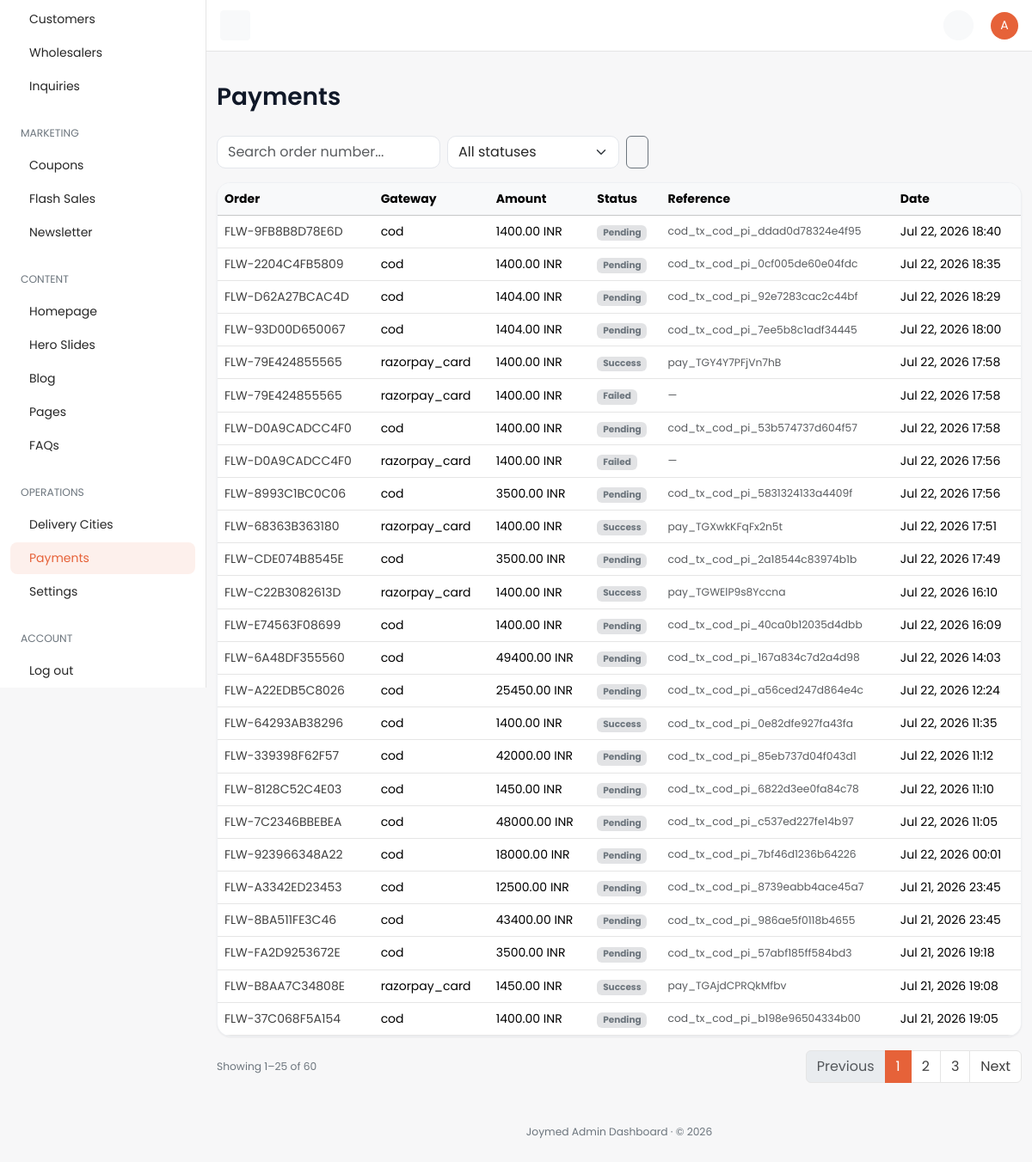
Before: /dashboard/payment/ (signed in) with the older database file.
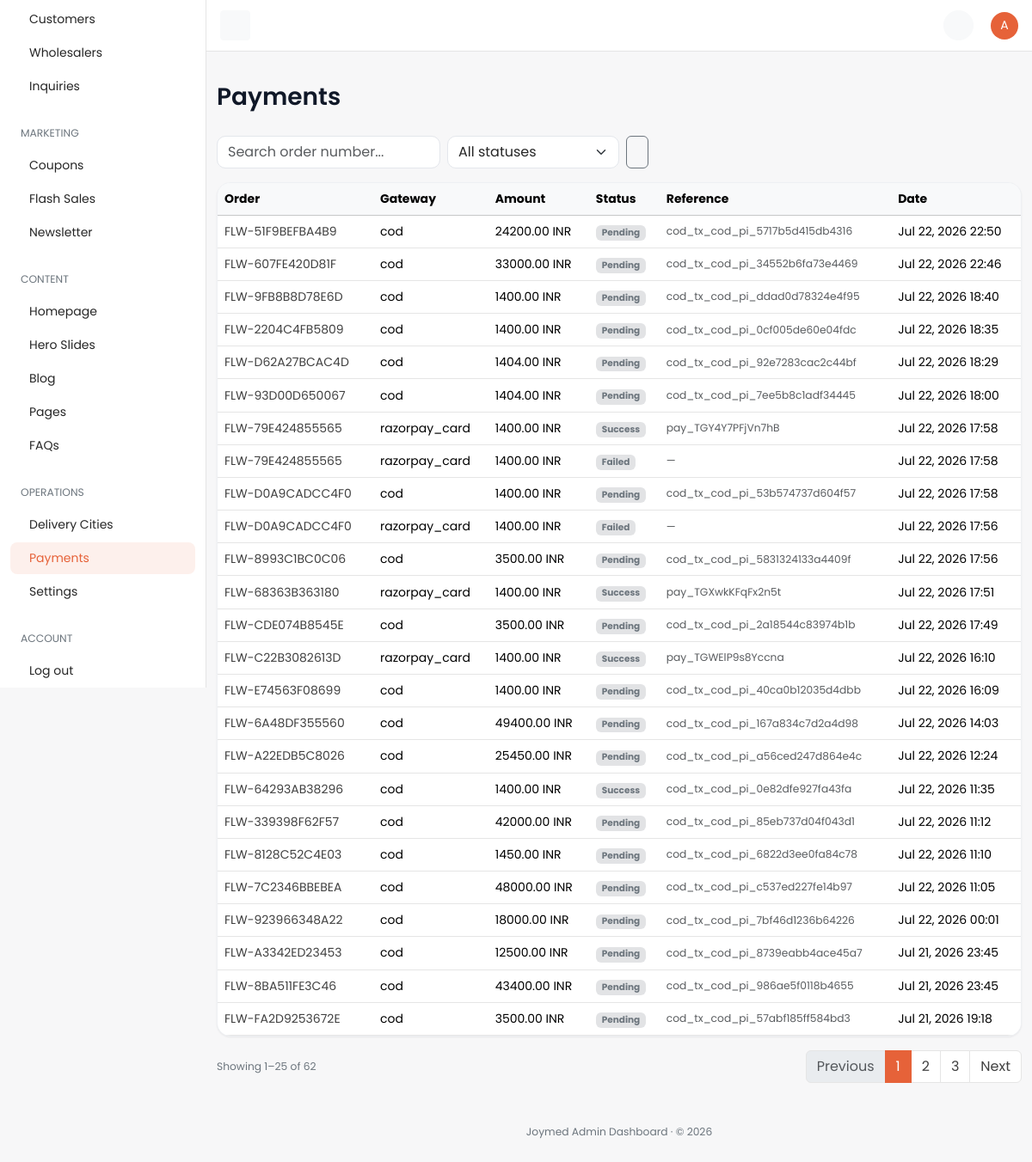
After: the same page with the newer database file.
### payments/models.py (models this page shows, shortened)
class PaymentTransaction(TimeStampedModel):
    order = models.ForeignKey(
        "orders.Order",
        on_delete=models.CASCADE,
        related_name="payment_transactions",
        verbose_name="Order",
    )
    gateway_key = models.CharField(max_length=40, db_index=True, verbose_name="Gateway key")
    amount = models.DecimalField(max_digits=12, decimal_places=2, verbose_name="Amount")
    currency = models.ForeignKey(
        "core.Currency",
        on_delete=models.PROTECT,
        related_name="payment_transactions",
        verbose_name="Currency",
    )
    status = models.CharField(
        max_length=20,
        choices=PaymentStatus.choices,
        default=PaymentStatus.PENDING,
        db_index=True,
        verbose_name="Status",
    )
    external_intent_id = models.CharField(
        max_length=120,
        blank=True,
        db_index=True,
        verbose_name="External intent ID",
    )
    external_transaction_id = models.CharField(
        max_length=120,
        blank=True,
        verbose_name="External transaction ID",
    )
    metadata = models.JSONField(default=dict, verbose_name="Metadata")
    class Meta:
        verbose_name = "Payment transaction"
        verbose_name_plural = "Payment transactions"
        indexes = [
            models.Index(fields=["order", "status"], name="pay_tx_order_status_idx"),
            models.Index(fields=["gateway_key", "status"], name="pay_tx_gateway_status_idx"),
        ]

### orders/models.py (models this page shows, shortened)
class Order(TimeStampedModel):
    customer_profile = models.ForeignKey(
        "accounts.CustomerProfile",
        on_delete=models.CASCADE,
        related_name="orders",
        null=True,
        blank=True,
        verbose_name="Customer profile",
        help_text="Owner of this order; null for guest checkout.",
    )
    cart = models.ForeignKey(
        "cart.Cart",
        on_delete=models.SET_NULL,
        null=True,
        blank=True,
        related_name="orders",
        verbose_name="Source cart",
    )
    order_number = models.CharField(
        max_length=32,
        unique=True,
        db_index=True,
        verbose_name="Order number",
        help_text="Human-readable unique order reference.",
    )
    idempotency_key = models.CharField(
        max_length=64,
        unique=True,
        null=True,
        blank=True,
        db_index=True,
        verbose_name="Idempotency key",
        help_text="Client-supplied key preventing duplicate order creation.",
    )
    order_status = models.CharField(
        max_length=20,
        choices=OrderStatus.choices,
        default=OrderStatus.RECEIVED,
        db_index=True,
        verbose_name="Order status",
    )
    delivery_date = models.DateField(
        null=True,
        blank=True,
        verbose_name="Delivery date",
        db_index=True,
    )
    subtotal = models.DecimalField(max_digits=12, decimal_places=2, default=0)
    coupon_discount = models.DecimalField(max_digits=12, decimal_places=2, default=0)
    delivery_charge = models.DecimalField(max_digits=12, decimal_places=2, default=0)
    total_amount = models.DecimalField(
        max_digits=12,
        decimal_places=2,
        verbose_name="Total amount",
        help_text="Order total in the customer's checkout currency.",
    )
    currency = models.ForeignKey(
        "core.Currency",
        on_delete=models.PROTECT,
        null=True,
        blank=True,
        related_name="orders",
        verbose_name="Currency",
    )
    delivery_address_snapshot = models.JSONField(
        default=dict,
        verbose_name="Delivery address snapshot",
    )
    invoice_details = models.JSONField(default=dict, verbose_name="Invoice details")
    class Meta:
        verbose_name = "Order"
        verbose_name_plural = "Orders"
        indexes = [
            models.Index(
                fields=["customer_profile", "-created_at"],
                name="ord_customer_created_idx",
            ),
            models.Index(fields=["order_status"], name="orders_order_status_idx"),
            models.Index(fields=["idempotency_key"], name="orders_idempotency_key_idx"),
        ]
        ordering = ["-created_at"]

### core/models.py (models this page shows, shortened)
class TimeStampedModel(models.Model):
    created_at = models.DateTimeField(
        auto_now_add=True,
        db_index=True,
        verbose_name="Created at",
        help_text="Timestamp when this record was first created.",
    )
    updated_at = models.DateTimeField(
        auto_now=True,
        db_index=True,
        verbose_name="Updated at",
        help_text="Timestamp when this record was last modified.",
    )
    class Meta:
        abstract = True

class Currency(TimeStampedModel):
    code = models.CharField(
        max_length=3,
        unique=True,
        db_index=True,
        verbose_name="Currency code",
        help_text="ISO 4217 currency code, e.g. QAR or USD.",
    )
    symbol = models.CharField(
        max_length=8,
        verbose_name="Symbol",
        help_text="Display symbol shown alongside prices, e.g. ر.ق or $.",
    )
    exchange_rate_to_base = models.DecimalField(
        max_digits=18,
        decimal_places=8,
        verbose_name="Exchange rate to base",
        help_text="Multiplier to convert this currency into the platform base currency.",
    )
    is_default = models.BooleanField(
        default=False,
        db_index=True,
        verbose_name="Is default",
        help_text="When True, this currency is the storefront default.",
    )
    is_active = models.BooleanField(
        default=True,
        db_index=True,
        verbose_name="Is active",
        help_text="When False, this currency is hidden/inactive on the storefront.",
    )
    class Meta:
        verbose_name = "Currency"
        verbose_name_plural = "Currencies"
        indexes = [
            models.Index(fields=["is_default"], name="core_currency_is_default_idx"),
        ]

### dashboard/views/misc.py (the view)
# urls.py: path("payment/", misc.payment_list, name="payment-list"),
@dashboard_required
@require_http_methods(["GET"])
def payment_list(request: HttpRequest) -> HttpResponse:
    qs = PaymentTransaction.objects.select_related("order", "currency").order_by("-created_at")
    status = request.GET.get("status", "").strip()
    if status:
        qs = qs.filter(status=status)
    query = request.GET.get("q", "").strip()
    if query:
        qs = qs.filter(order__order_number__icontains=query)
    paginator = Paginator(qs, 25)
    page_obj = paginator.get_page(request.GET.get("page"))
    params = request.GET.copy()
    params.pop("page", None)
    return render(
        request,
        "dashboard/payments/list.html",
        {
            "nav_section": "payments",
            "page_title": "Payments",
            "page_obj": page_obj,
            "objects": page_obj.object_list,
            "statuses": PaymentStatus.choices,
            "current_status": status,
            "search_query": query,
            "querystring": params.urlencode(),
        },
    )

### cart/selectors.py (called while the page is built)
def get_cart_for_request(*, request: HttpRequest) -> Optional[Cart]:
    if hasattr(request, _CART_CACHE_ATTR):
        return getattr(request, _CART_CACHE_ATTR)
    if not request.session.session_key:
        request.session.create()
    session_key = request.session.session_key
    cart = None
    if request.user.is_authenticated and hasattr(request.user, "customer_profile"):
        cart = (
            Cart.objects.filter(customer_profile=request.user.customer_profile)
            .select_related("currency", "destination_city")
            .first()
        )
    if cart is None:
        cart = (
            Cart.objects.filter(session_key=session_key)
            .select_related("currency", "destination_city")
            .first()
        )
    setattr(request, _CART_CACHE_ATTR, cart)
    return cart

def get_cart_item_count(*, cart: Cart | None) -> int:
    if cart is None:
        return 0
    total = CartItem.objects.filter(cart=cart).aggregate(total=Sum("quantity"))["total"]
    return int(total or 0)

def get_cart_count(*, request: HttpRequest) -> int:
    cart = get_cart_for_request(request=request)
    return get_cart_item_count(cart=cart)

### dashboard/templates/dashboard/payments/list.html (shortened to what this page needs)
{% extends "dashboard/base.html" %}
{% block page_title %}Payments{% endblock %}
{% block content %}
<div class="row">
  <div class="col-12">
    <form method="get" class="d-flex gap-2 mb-3 flex-wrap">
      <input type="text" name="q" value="{{ search_query }}" class="form-control" style="max-width: 260px;" placeholder="Search order number..." />
      <select name="status" class="form-select" style="max-width: 200px;" onchange="this.form.submit()">
        <option value="">All statuses</option>
      </select>
      <button type="submit" class="btn btn-outline-secondary"></button>
    </form>
    <div class="card table-responsive">
      <table class="table mb-0 text-nowrap table-hover align-middle">
        <thead class="table-light"><tr><th>Order</th><th>Gateway</th><th>Amount</th><th>Status</th><th>Reference</th><th>Date</th></tr></thead>
        <tbody>
          {% for pay in objects %}
          <tr>
            <td><a href="{% url 'dashboard:order-detail' pay.order_id %}">{{ pay.order.order_number }}</a></td>
            <td>{{ pay.gateway_key }}</td>
            <td>{{ pay.amount|floatformat:2 }} {{ pay.currency.code }}</td>
            <td><span class="badge bg-secondary-subtle text-secondary">{{ pay.get_status_display }}</span></td>
            <td class="small text-muted">{{ pay.external_transaction_id|default:"—" }}</td>
            <td>{{ pay.created_at|date:"M d, Y H:i" }}</td>
          </tr>
          {% empty %}<tr><td colspan="6" class="text-center text-secondary py-5">No payment transactions.</td></tr>{% endfor %}
        </tbody>
      </table>
    </div>
    {% include "dashboard/partials/_pagination.html" %}
  </div>
</div>
{% endblock %}

Changed rows visible on the page:
no longer on this page (row unchanged): PaymentTransaction: order.order_number "FLW-B8AA7C34808E", gateway_key "razorpay_card", amount "1450.00", currency.code "INR", status "Success", external_transaction_id "pay_TGAjdCPRQkMfbv", created_at "Jul 21, 2026 19:08"
no longer on this page (row unchanged): PaymentTransaction: order.order_number "FLW-37C068F5A154", gateway_key "cod", amount "1400.00", currency.code "INR", status "Pending", external_transaction_id "cod_tx_cod_pi_b198e96504334b00", created_at "Jul 21, 2026 19:05"
added PaymentTransaction: order.order_number "FLW-51F9BEFBA4B9", gateway_key "cod", amount "24200.00", currency.code "INR", status "Pending", external_transaction_id "cod_tx_cod_pi_5717b5d415db4316", created_at "Jul 22, 2026 22:50"
added PaymentTransaction: order.order_number "FLW-607FE420D81F", gateway_key "cod", amount "33000.00", currency.code "INR", status "Pending", external_transaction_id "cod_tx_cod_pi_34552b6fa73e4469", created_at "Jul 22, 2026 22:46"
Other visible differences:
{{ page_obj.paginator.count }}: "60" → "62"
